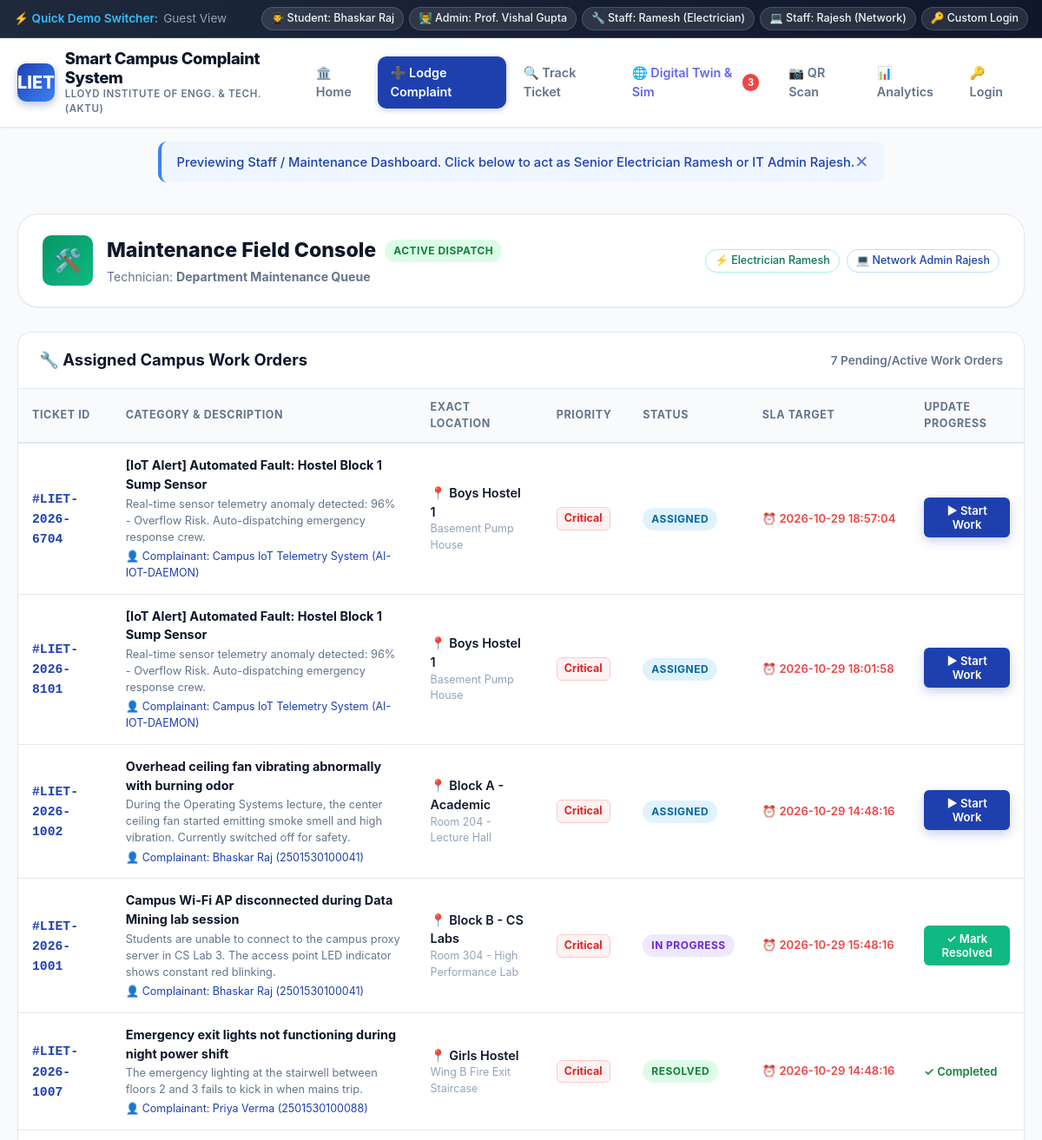
Page /staff (upper part) on the earlier database version.
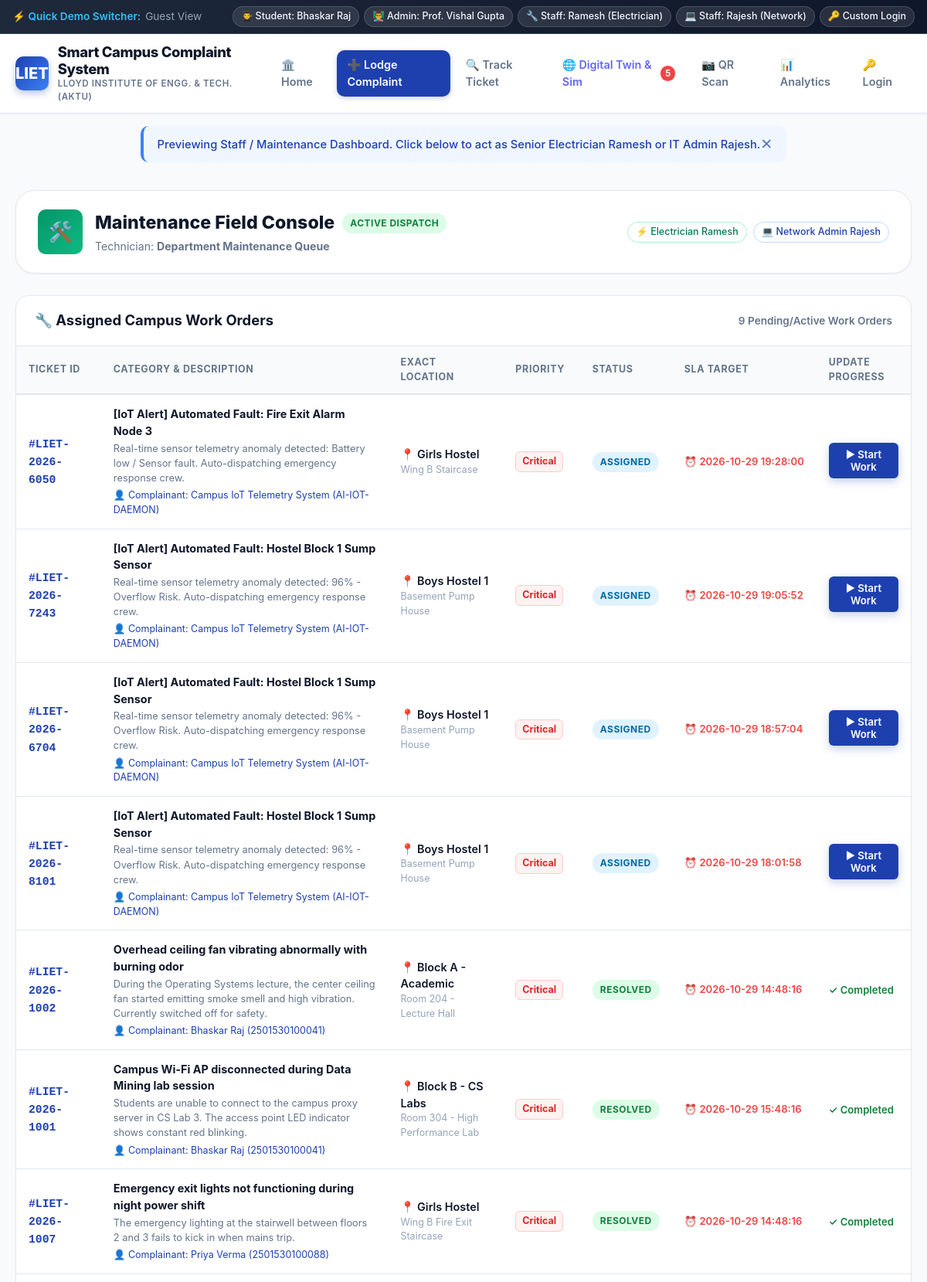
Same page on the later database version.
### tables this page shows
CREATE TABLE complaints (
        ticket_id TEXT PRIMARY KEY,
        user_id INTEGER,
        user_name TEXT,
        user_email TEXT,
        user_roll TEXT,
        category TEXT NOT NULL,
        subcategory TEXT,
        building_block TEXT NOT NULL,
        room_location TEXT NOT NULL,
        title TEXT NOT NULL,
        description TEXT NOT NULL,
        priority TEXT NOT NULL DEFAULT 'Medium',
        status TEXT NOT NULL DEFAULT 'Submitted',
        assigned_dept_id INTEGER,
        assigned_staff_name TEXT,
        image_path TEXT,
        resolution_remarks TEXT,
        resolution_image TEXT,
        sla_deadline TEXT,
        is_escalated INTEGER DEFAULT 0,
        escalated_to TEXT,
        escalated_at TEXT,
        upvotes INTEGER DEFAULT 0,
        created_at TEXT,
        updated_at TEXT,
        FOREIGN KEY (user_id) REFERENCES users (id),
        FOREIGN KEY (assigned_dept_id) REFERENCES departments (id)
    );

### app.py (the view)
@app.route('/staff')
def staff_dashboard():
    if not g.user or g.user['role'] not in ('staff', 'admin'):
        flash("Previewing Staff / Maintenance Dashboard. Click below to act as Senior Electrician Ramesh or IT Admin Rajesh.", "info")
    staff_name = g.user['name'] if g.user and g.user['role'] == 'staff' else None
    db = get_db()
    cursor = db.cursor()
    if staff_name:
        cursor.execute("""
        SELECT c.*, d.name as dept_name
        FROM complaints c
        LEFT JOIN departments d ON c.assigned_dept_id = d.id
        WHERE c.assigned_staff_name LIKE ?
        ORDER BY CASE WHEN c.priority = 'Critical' THEN 1 ELSE 2 END, c.created_at DESC
        """, (f"%{staff_name.split()[0]}%",))
    else:
        cursor.execute("""
        SELECT c.*, d.name as dept_name
        FROM complaints c
        LEFT JOIN departments d ON c.assigned_dept_id = d.id
        WHERE c.status IN ('Assigned', 'In Progress', 'Resolved')
        ORDER BY c.created_at DESC
        """)
    assigned_tasks = cursor.fetchall()
    db.close()
    return render_template('staff_dashboard.html', tasks=assigned_tasks, staff_name=staff_name)

### app.py (called while the page is built)
@app.before_request
def load_logged_in_user():
    user_id = session.get('user_id')
    if user_id is None:
        g.user = None
    else:
        db = get_db()
        cursor = db.cursor()
        cursor.execute("SELECT * FROM users WHERE id = ?", (user_id,))
        g.user = cursor.fetchone()
        db.close()

### database.py (called while the page is built)
def get_db():
    conn = sqlite3.connect(DB_PATH)
    conn.row_factory = sqlite3.Row
    conn.execute("PRAGMA foreign_keys = ON")
    return conn

### templates/staff_dashboard.html (shortened to what the changed rows need)
{% extends "base.html" %}
{% block content %}
<div>
  <div style="background: white; border: 1px solid var(--border); border-radius: var(--radius-xl); padding: 24px 28px; margin-bottom: 28px; display: flex; flex-wrap: wrap; justify-content: space-between; align-items: center; gap: 20px; box-shadow: var(--shadow-sm);">
    <div style="display: flex; align-items: center; gap: 16px;">
      <div>
        <div style="display: flex; align-items: center; gap: 10px;">
          <h2 style="font-size: 1.45rem; font-weight: 800; color: var(--secondary);">Maintenance Field Console</h2>
        </div>
      </div>
    </div>
  </div>
  <div class="card">
    <div class="card-header">
      <h3>🔧 Assigned Campus Work Orders</h3>
      <span style="font-size: 0.85rem; color: var(--text-muted); font-weight: 600;">{{ tasks|length }} Pending/Active Work Orders</span>
    </div>
    <div class="card-body" style="padding: 0;">
      <div class="table-responsive">
        <table class="data-table">
          <thead>
            <tr>
              <th>Ticket ID</th>
              <th>Category & Description</th>
              <th>Exact Location</th>
              <th>Priority</th>
              <th>Status</th>
              <th>SLA Target</th>
              <th>Update Progress</th>
            </tr>
          </thead>
          <tbody>
            {% for t in tasks %}
              <tr>
                <td>
                  <a href="{{ url_for('track_complaint', ticket_id=t.ticket_id) }}" class="ticket-code">
                    #{{ t.ticket_id }}
                  </a>
                </td>
                <td>
                  <div style="font-weight: 700; color: var(--secondary);">{{ t.title }}</div>
                  <div style="font-size: 0.8rem; color: var(--text-muted); margin-top: 2px;">{{ t.description }}</div>
                  <div style="font-size: 0.78rem; color: var(--primary); margin-top: 4px;">👤 Complainant: {{ t.user_name }} ({{ t.user_roll or 'Student' }})</div>
                </td>
                <td>
                  <div style="font-weight: 600;">📍 {{ t.building_block }}</div>
                  <div style="font-size: 0.78rem; color: var(--text-subtle);">{{ t.room_location }}</div>
                </td>
                <td>
                  {% if t.priority == 'Critical' %}
                    <span class="prio-pill prio-critical">Critical</span>
                  {% elif t.priority == 'High' %}
                    <span class="prio-pill prio-high">High</span>
                  {% elif t.priority == 'Medium' %}
                    <span class="prio-pill prio-medium">Medium</span>
                  {% else %}
                    <span class="prio-pill prio-low">Low</span>
                  {% endif %}
                </td>
                <td>
                  {% if t.status == 'Assigned' %}
                    <span class="badge badge-assigned">Assigned</span>
                  {% elif t.status == 'In Progress' %}
                    <span class="badge badge-in-progress">In Progress</span>
                  {% elif t.status == 'Resolved' %}
                    <span class="badge badge-resolved">Resolved</span>
                  {% endif %}
                </td>
                <td style="font-size: 0.82rem; white-space: nowrap; color: var(--danger); font-weight: 600;">
                  ⏰ {{ t.sla_deadline or 'Within 8 Hours' }}
                </td>
                <td>
                  {% if t.status == 'Assigned' %}
                    <form action="{{ url_for('staff_update_status') }}" method="POST" style="margin-bottom: 4px;">
                      <button type="submit" class="btn btn-sm btn-primary" style="width: 100%;">
                        ▶ Start Work
                      </button>
                    </form>
                  {% elif t.status == 'In Progress' %}
                    <button
                      type="button"
                      class="btn btn-sm btn-success"
                      style="width: 100%;"
                      onclick="openResolveModal('{{ t.ticket_id }}', '{{ t.title }}')"
                    >
                      ✓ Mark Resolved
                    </button>
                  {% else %}
                    <span style="font-size: 0.82rem; color: #15803d; font-weight: 600;">
                      ✓ Completed
                    </span>
                  {% endif %}
                </td>
              </tr>
            {% else %}
              <tr>
                <td colspan="7" style="text-align: center; padding: 40px; color: var(--text-muted);">
                  🎉 Great job! No pending work orders assigned right now.
                </td>
              </tr>
            {% endfor %}
          </tbody>
        </table>
      </div>
    </div>
  </div>
</div>
{% endblock %}

Differences in the rows shown:
added complaints: ticket_id "LIET-2026-6050", title "[IoT Alert] Automated Fault: Fire Exit Alarm Node 3", description "Real-time sensor telemetry anomaly detected: Battery low / Sensor fault. Auto-dispatching emergency response crew.", user_name "Campus IoT Telemetry System", user_roll "AI-IOT-DAEMON", building_block "Girls Hostel", room_location "Wing B Staircase", priority "Critical", status "ASSIGNED", sla_deadline "2026-10-29 19:28:00"
added complaints: ticket_id "LIET-2026-7243", title "[IoT Alert] Automated Fault: Hostel Block 1 Sump Sensor", description "Real-time sensor telemetry anomaly detected: 96% - Overflow Risk. Auto-dispatching emergency response crew.", user_name "Campus IoT Telemetry System", user_roll "AI-IOT-DAEMON", building_block "Boys Hostel 1", room_location "Basement Pump House", priority "Critical", status "ASSIGNED", sla_deadline "2026-10-29 19:05:52"
changed complaints "LIET-2026-1002": status "ASSIGNED ▶ Start Work" → "RESOLVED ✓ Completed"
changed complaints "LIET-2026-1001": status "IN PROGRESS ✓ Mark Resolved" → "RESOLVED ✓ Completed"
Other differences:
{{ global_escalated_count }}: "3" → "5"
{{ tasks|length }}: "7" → "9"
